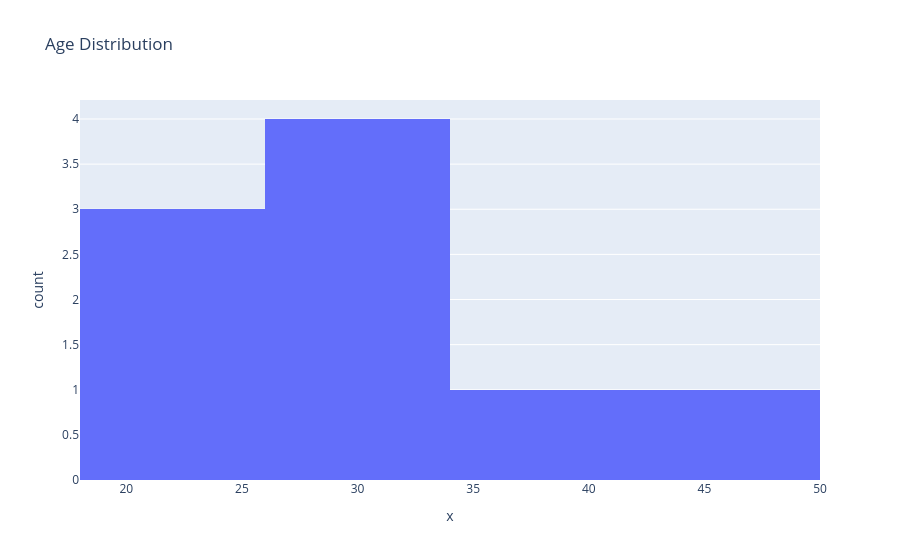

The cell this chart's notebook holds for it:
### Code cell
df=pd.DataFrame({
    "Age":[22,25,26,28,30,31,36,78,42,89,65,24,76]
})

fig=px.histogram(x=df["Age"],title="Age Distribution")
# fig=px.histogram(x=df["Age"],title="Age Distribution",nbins=4)
#usse nbins when we need to give control to the ssystem    on choosing the grouping 
# use xbins  when we want to hae control
fig.update_traces(
    xbins={
        "start":18,
        "end":50,
        "size":8
    
    }
)

fig.show()

### Figure 1 — Plotly figure (JSON) as saved in the notebook; plotly's stock layout.template omitted (floating-point values rounded to 4 significant figures)
{"data": [{"bingroup": "x", "hovertemplate": "x=%{x}<br>count=%{y}<extra></extra>", "legendgroup": "", "marker": {"color": "#636efa", "pattern": {"shape": ""}}, "name": "", "orientation": "v", "showlegend": false, "type": "histogram", "x": [22, 25, 26, 28, 30, 31, 36, 78, 42, 89, 65, 24, 76], "xaxis": "x", "xbins": {"end": 50, "size": 8, "start": 18}, "yaxis": "y"}], "layout": {"barmode": "relative", "legend": {"tracegroupgap": 0}, "title": {"text": "Age Distribution"}, "xaxis": {"anchor": "y", "domain": [0, 1], "title": {"text": "x"}}, "yaxis": {"anchor": "x", "domain": [0, 1], "title": {"text": "count"}}}}
